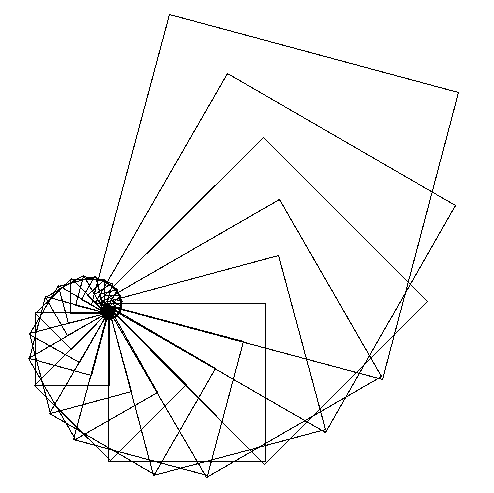

Write Python code to recreate this figure.
from turtle import *

def instructions(levels,size):
    right(15)
    forward(size)
    right(90)
    forward(size)
    right(90)
    forward(size*0.99)
    right(90)
    forward(size*0.99)
    right(90)
    draw(levels-1,size*0.88)

def draw(levels,size):

    if levels == 0:
        return
    instructions(levels,size)


left(90)
draw(100,200)
mainloop()
